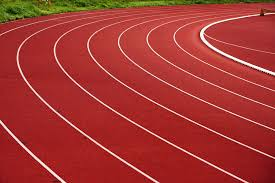
#> input picture OPENCV LANE DETECTION/inputs/bv.jpg, 275 x 183 px
$ python -i turn_detection.py   (imports and definitions only)
#> lines starting #> are read from the running program, lines starting #| are printed output that depends on the picture; after the words box and inside, x2 and y2 are one past the last pixel; in counts of white or black regions, pixels touching at a corner belong together
### OPENCV LANE DETECTION/bezier_mine.py
import cv2
import numpy as np
import matplotlib.path as mpath
import matplotlib.patches as mpatches
import matplotlib.pyplot as plt
import matplotlib
from scipy.linalg import pascal

def bezier_coordinates(coordinates_left, coordinates_right, img,num_points):
    coordinates_left=coordinates_left[0]
    n_left=len(coordinates_left)
    left_bez_coord=[]
    for i in range(num_points):
        # print(int(n_left/6))
        left_bez_coord.append(np.flip(coordinates_left[i*int(n_left/num_points)],axis=-1))

    coordinates_right=coordinates_right[0]
    n_right=len(coordinates_right)
    right_bez_coord=[]
    for i in range(num_points):
        right_bez_coord.append(np.flip(coordinates_right[i*int(n_right/num_points)],axis=-1))
    bezier_plot(left_bez_coord,right_bez_coord,img,20)
    # print(right_bez_coord)
def bezier_plot(coordinate_left,coordinate_right,img,points):
    # LEFT
    h, w = img.shape
    n=len(coordinate_left)
    pascal_coord=pascal(n,kind='lower')[-1]
    t=np.linspace(0,1,points)
    p_x_left=np.zeros(points)
    p_y_left=np.zeros(points)
    p_x_right=np.zeros(points)
    p_y_right=np.zeros(points)
    # print(coordinate_left)
    for i in range(n):
        k=(t**(n-1-i))
        l=(1-t)**i
        p_x_left+=np.multiply(l,k)*pascal_coord[i]*coordinate_left[n-1-i][0]
        p_y_left+=np.multiply(l,k)*pascal_coord[i]*coordinate_left[n-1-i][1]
        p_x_right+=np.multiply(l,k)*pascal_coord[i]*coordinate_right[n-1-i][0]
        p_y_right+=np.multiply(l,k)*pascal_coord[i]*coordinate_right[n-1-i][1]

    mask=np.zeros((h,w))
    # print(p_x_left,p_y_left)
    for i in range(len(p_x_left)-1):
        mask=cv2.line(mask,(int(p_x_left[i]),int(p_y_left[i])),(int(p_x_left[i+1]),int(p_y_left[i+1])),(255,255,255))

    for i in range(len(p_x_right)-1):
        mask=cv2.line(mask,(int(p_x_right[i]),int(p_y_right[i])),(int(p_x_right[i+1]),int(p_y_right[i+1])),(255,255,255))

    cv2.imshow("mkas",mask)
    # [16 lines of commented-out code are left out]

### OPENCV LANE DETECTION/turn_detection.py
import cv2
import numpy as np
import random
import time
import matplotlib.pyplot as plt
# from skimage.morphology import skeletonize
# from skimage import filters
# from numba import jit'
from bezier_mine import bezier_coordinates
import PIL
# [7 lines left out: function white_mask, not called in this run]

def left_lane_kernel(image):
    kernel=[[0,-1,1],[0,-1,1],[0,-1,1]]
    kernel=np.array(kernel)
    kernel=kernel/2
    kernel=np.array(kernel)
    # print(kernel)
    img = cv2.filter2D(image, 0, kernel)
    return img
# [27 lines left out: function polynom, not called in this run]

def right_lane_kernel(image):
    kernel=[[1,-1,0],[1,-2,0],[1,-1,0]]
    kernel=np.array(kernel)
    kernel=kernel/2
    kernel=np.array(kernel)
    img = cv2.filter2D(image, 0, kernel)
    return img
def resize(image):
    # print(image.shape)
    if(len(image.shape)==3):
        height,width,_=image.shape
    else:
        height,width=image.shape
    image=cv2.resize(image,(int(width/2),int(height/2)))
    return image
# [12 lines left out: function predict, not called in this run]


def lane_separation(mask):
    right_lane=right_lane_kernel(mask)
    retval,right_lane = cv2.threshold(right_lane, 100, 255, cv2.THRESH_BINARY)

    left_lane=left_lane_kernel(mask)
    retval,left_lane = cv2.threshold(left_lane, 100, 255, cv2.THRESH_BINARY)
    indices = np.where(right_lane==255)
    coordinates_right = np.dstack((indices[0],indices[1]))

    # print(len(coordinates[0]))
    indices = np.where(left_lane==255)
    coordinates_left = np.dstack((indices[0],indices[1]))
    bezier_coordinates(coordinates_left,coordinates_right,left_lane,10)

    # print(coordinates_left)
    return left_lane,right_lane,coordinates_left,coordinates_right

# [45 lines left out: functions predict_ext_right, predict_ext_left, not called in this run]

def floodfill(image):

    input_img=image.copy()
    # input_img=cv2.cvtColor(input_img,cv2.COLOR_RGB2GRAY)
    input_img=cv2.GaussianBlur(input_img,(11,7),0)
    og_img=input_img.copy()

    height, width,_ = og_img.shape
    val=1
    loDiff=(val, val, val, val)
    upDiff=(val, val, val, val)

    seed_points=4
    w_offset=30
    floodflags = 4
    floodflags |= cv2.FLOODFILL_MASK_ONLY
    floodflags |= (255 << 8)
    mask = np.zeros((height+2,width+2),np.uint8)
    for i in range(seed_points):
        for j in range(2):
            seed=(int(width/2)+(-1)**(j)*int(w_offset)*i, height - 30)
            num,image,mask,rect = cv2.floodFill(og_img, mask, seed, (0,0,0), loDiff=loDiff, upDiff=upDiff, flags=floodflags)
            cv2.circle(image, seed, 2, (0, 255, 0), cv2.FILLED, cv2.LINE_AA)

    # thickness = -1
    # mask = cv2.rectangle(mask, (0,height-40), (width+2,height+2), (0,0,0), thickness)

    kernel = np.ones((37,37),np.uint8)
    mask = cv2.dilate(mask,kernel,0)


    # try:
    left_lane,right_lane,coordinates_left,coordinates_right=lane_separation(mask)

    # cv2.imshow("canny",resize(canny))
    cv2.imshow("mask",resize(mask))
    cv2.imshow("left_lane",left_lane)
    cv2.imshow("right_lane",right_lane)
    cv2.imshow("normal",resize(image))
    # [6 lines of commented-out code are left out]
    print("yo")
    return image


# [30 lines of commented-out code are left out]

>>> import cv2
>>> picture = cv2.cvtColor(cv2.imread('inputs/bv.jpg'), cv2.COLOR_BGR2RGB)
>>> result = floodfill(picture)
#> in floodfill, `input_img=cv2.GaussianBlur(input_img,(11,7),0)`:
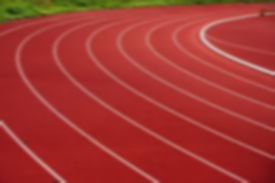
#> input_img: shape (183, 275, 3); mean R, G, B 165.3, 53.7, 48.6
#> after the loop in floodfill, `for i in range(seed_points):`:
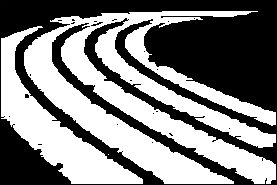
#> mask: shape (185, 277); min 0, max 255, mean 127.3
#> in lane_separation, `retval,right_lane = cv2.threshold(right_lane, 100, 255, cv2.THRESH_BIN..`:
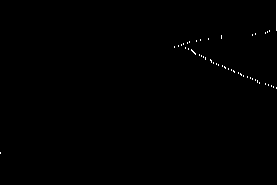
#> right_lane: shape (185, 277); 0.28% white in thin lines or dots, all inside (x1, y1, x2, y2) = (0, 0, 277, 154)
#> in lane_separation, `retval,left_lane = cv2.threshold(left_lane, 100, 255, cv2.THRESH_BINARY)`:
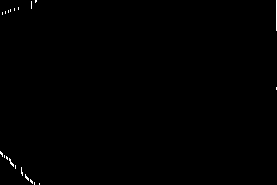
#> left_lane: shape (185, 277); 0.28% white in thin lines or dots
#> in lane_separation, `indices = np.where(right_lane==255)`: indices = 144 positions, rows 0 to 153, columns 0 to 276
#> in lane_separation, `coordinates_right = np.dstack((indices[0],indices[1]))`: coordinates_right = 144 pairs, first value 0 to 153, second value 0 to 276
#> in lane_separation, `indices = np.where(left_lane==255)`: indices = 143 positions, rows 0 to 184, columns 0 to 276
#> in lane_separation, `coordinates_left = np.dstack((indices[0],indices[1]))`: coordinates_left = 143 pairs, first value 0 to 184, second value 0 to 276
#> in bezier_coordinates, `n_left=len(coordinates_left)`: n_left = 143
#> after the loop in bezier_coordinates, `for i in range(num_points):`: left_bez_coord = [[35, 0], [31, 5], [276, 9], [5, 13], [276, 25], [2, 153], [7, 159], [12, 165], [21, 173], [27, 179]]
#> in bezier_coordinates, `n_right=len(coordinates_right)`: n_right = 144
#> after the loop in bezier_coordinates, `for i in range(num_points):`: right_bez_coord = [[276, 0], [276, 14], [276, 28], [221, 36], [181, 44], [192, 51], [205, 58], [222, 66], [238, 73], [255, 80]]
#> in bezier_plot, `n=len(coordinate_left)`: n = 10
#> in bezier_plot, `pascal_coord=pascal(n,kind='lower')[-1]`: pascal_coord = [1, 9, 36, 84, 126, 126, 84, 36, 9, 1]
#> in bezier_plot, `t=np.linspace(0,1,points)`: t = 20 values from 0 to 1
#> in bezier_plot, `p_x_left=np.zeros(points)`: p_x_left = 20 values from 0 to 0
#> after the loop in bezier_plot, `for i in range(n):`: p_x_left = 20 values, max 128.6 at index 6, min 19.16 at index 16, mean 67.31; p_x_right = 20 values, max 276 at index 0, min 205.3 at index 11, mean 235.8; p_y_left = 20 values from 0 to 179; p_y_right = 20 values from 0 to 80
#> in bezier_plot, `mask=np.zeros((h,w))`: mask: shape (185, 277) float64; every value is 0
#> the loop in bezier_plot, `for i in range(len(p_x_left)-1):` made 19 passes
#> after the loop in bezier_plot, `for i in range(len(p_x_left)-1):`:
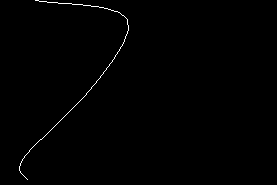
#> mask: shape (185, 277) float64; 0.5% white in thin lines or dots, all inside (x1, y1, x2, y2) = (19, 0, 129, 180)
#> the loop in bezier_plot, `for i in range(len(p_x_right)-1):` made 19 passes
#> after the loop in bezier_plot, `for i in range(len(p_x_right)-1):`:
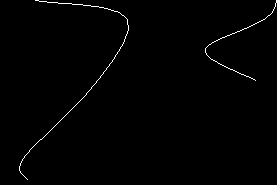
#> mask: shape (185, 277) float64; 0.76% white in thin lines or dots
#> in resize (call 2), `image=cv2.resize(image,(int(width/2),int(height/2)))`:
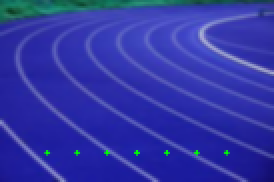
#> image: shape (91, 137, 3) (shown 2 times larger); mean of channels 0, 1, 2 164.8, 54.1, 48.5; drawn as B, G, R
